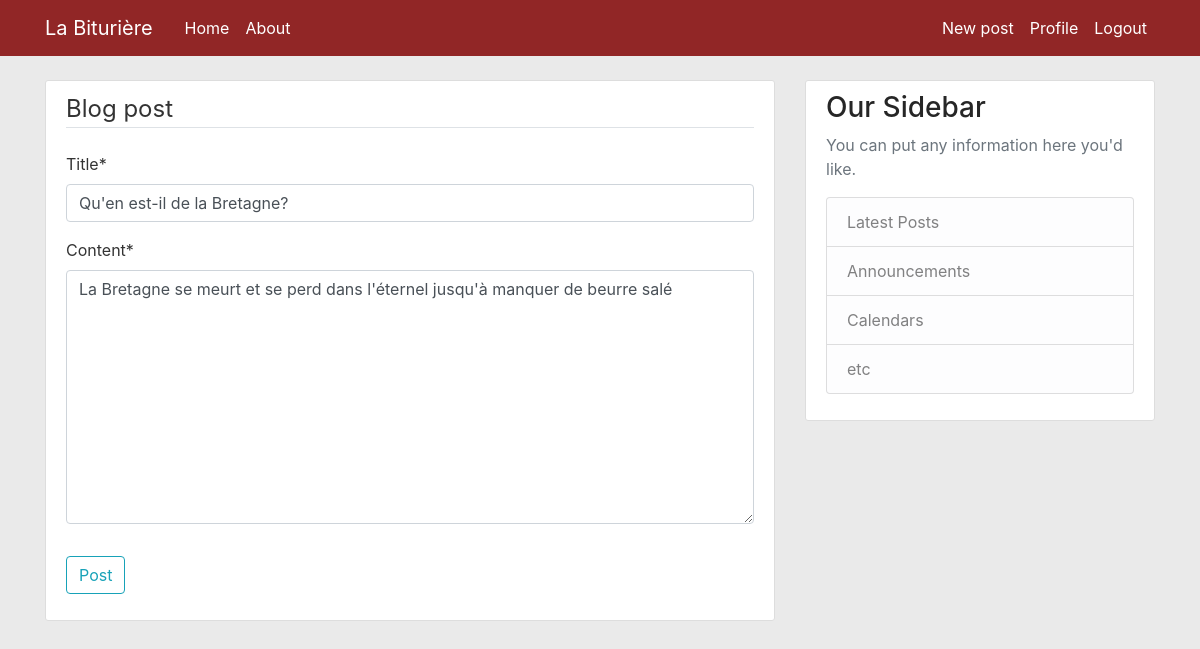
Page /post/1/update (signed in) on the committed database.
### blog/models.py (models this page shows, shortened)
class Post(models.Model):
    title = models.CharField(max_length=100)
    content = models.TextField()
    date_posted = models.DateTimeField(default=timezone.now)
    author = models.ForeignKey(User, on_delete=models.CASCADE)

### blog/views.py (the view, shortened to what this page needs)
# urls.py: path('post/<int:pk>/update', PostUpdateView.as_view(), name='post-update'),
class PostUpdateView(LoginRequiredMixin, UserPassesTestMixin, UpdateView):
    model = Post
    fields = ['title', 'content']
    def test_func(self):
        post = self.get_object()
        if self.request.user == post.author:
            return True
        return False

### blog/templates/blog/post_form.html (shortened to what this page needs)
{% extends "blog/base.html" %}
{% load crispy_forms_tags %}
{% block content %}
    <div class="content-section">
            <form method="post">
                <fieldset class="form-group">
                    <legend class="border-bottom mb-4">Blog post</legend>
                    {{ form|crispy }}
                </fieldset>
                <div class="form-group">
                    <button class="btn btn-outline-info" type="submit">Post</button>
                </div>
            </form>
    </div>
{% endblock content %}

### blog/static/blog/main.css (style rules this page uses)
body { background: #eaeaea; color: #333333; margin-top: 5rem; }
.content-section { background: #ffffff; padding: 10px 20px; border: 1px solid #dddddd; border-radius: 3px; margin-bottom: 20px; }

### rows in the picture
Post: title "Qu'en est-il de la Bretagne?", content "La Bretagne se meurt et se perd dans l'éternel jusqu'à manquer de beurre salé"
